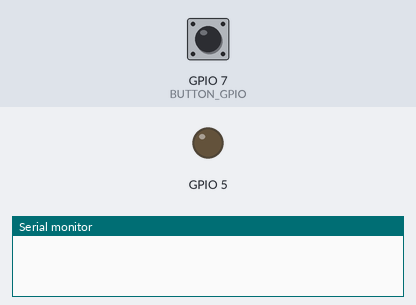
The program below on a simulated ESP32-S3. Shown: output pins drawn as LEDs (lit = HIGH), the last lines printed to the serial monitor. Dashed ring = blinking. The test bench sets the inputs (shaded band); at power-on: GPIO 7 (BUTTON_GPIO) LOW.

Above: at 1.2 s.
1.3 s: GPIO 7 (BUTTON_GPIO) pulled HIGH for 0.15 s
At 4.2 s:
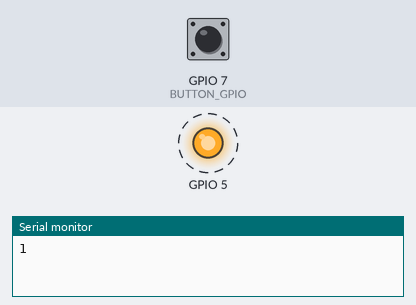
4.3 s: GPIO 7 (BUTTON_GPIO) pulled HIGH for 1 s
At 5.3 s:
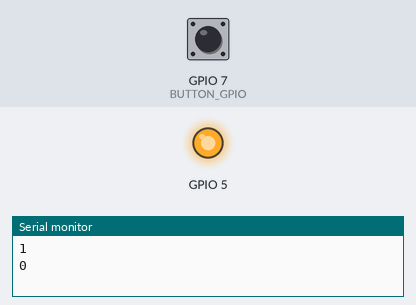
6.8 s: GPIO 7 (BUTTON_GPIO) pulled HIGH for 3.2 s
At 8.1 s:
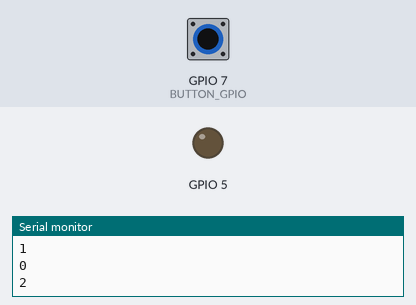
Timing chart, 0 to 9.8 s (numbered marks = the images above; inputs shaded):
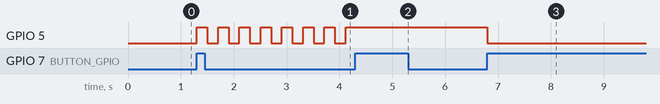

Measured:
- after the input at 1.3 s, GPIO 5: alternates HIGH for 0.20 s and LOW for 0.20 s, starting at once
- after the input at 4.3 s, GPIO 5: stops changing and stays HIGH
- after the input at 6.8 s, GPIO 5: HIGH → LOW at once

The program:

main.cpp
```cpp
#include <Arduino.h>

#include "Led.h"
#include "led-mode.h"

constexpr uint8_t LED_GPIO = 5;
constexpr uint8_t BUTTON_GPIO = 7;

constexpr uint8_t DEBOUNCE = 80;

Led led(LED_GPIO);

LedMode mode = LedMode::Off;
LedMode nextMode();

volatile bool isButtonPressed = false;

uint32_t lastPress = 0;

IRAM_ATTR void handleButton()
{
  isButtonPressed = true;
}

void setup()
{
  Serial.begin(115200);

  pinMode(BUTTON_GPIO, INPUT_PULLDOWN);
  attachInterrupt(digitalPinToInterrupt(BUTTON_GPIO), handleButton, RISING);
}

void loop()
{
  if (isButtonPressed)
  {
    isButtonPressed = false;

    uint32_t now = millis();

    if (now - lastPress >= DEBOUNCE)
    {
      mode = nextMode();
      led.setMode(mode);
      Serial.println(mode);
    }

    lastPress = now;
  }

  led.update();
}

LedMode nextMode()
{
  switch (mode)
  {
  case LedMode::Off:
    return LedMode::Blink;
  case LedMode::Blink:
    return LedMode::On;
  case LedMode::On:
    return LedMode::Off;
  }
}
```

Led.cpp
```cpp
#include "Led.h"

constexpr int blinkDebounceMs = 200;

Led::Led(uint8_t _pin)
{
    pin = _pin;
    pinMode(pin, OUTPUT);
}

void Led::setMode(LedMode _mode)
{
    mode = _mode;
}

void Led::update()
{
    switch (mode)
    {
    case LedMode::Off:
        digitalWrite(pin, LOW);
        break;

    case LedMode::On:
        digitalWrite(pin, HIGH);
        break;

    case LedMode::Blink:
        if (millis() - lastToggle > blinkDebounceMs)
        {
            digitalWrite(pin, !digitalRead(pin));
            lastToggle = millis();
        }
        break;
    }
}
```

Led.h
```cpp
#pragma once

#include <Arduino.h>

#include "led-mode.h"

class Led
{
private:
    uint8_t pin;
    LedMode mode = LedMode::Off;
    unsigned long lastToggle = 0;

public:
    Led(uint8_t);

    void setMode(LedMode);
    void update();
};
```

led-mode.h
```cpp
#pragma once

enum LedMode
{
    On,
    Blink,
    Off,
};
```
